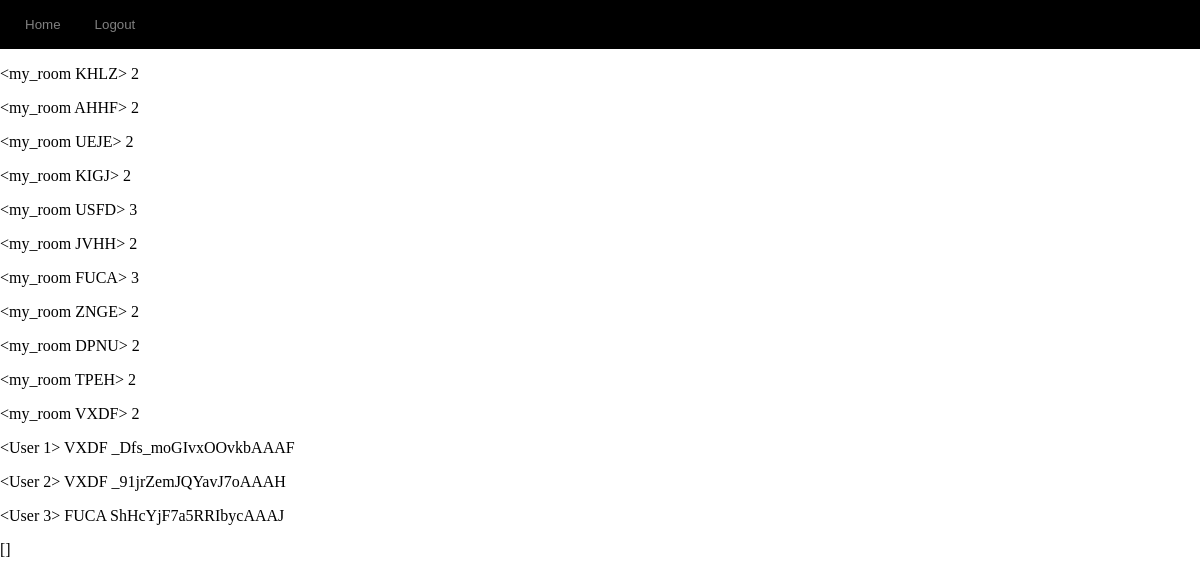
Screenshot of /db (signed in) with the database file from the repository.
### website/models.py (models this page shows, shortened)
class my_room(db.Model):
  id = db.Column(db.String(4), primary_key = True)
  number_of_members = db.Column(db.Integer)
  bank = db.Column(db.Integer)
  members = db.relationship('User')
  messages = db.relationship('Message')

class User(db.Model, UserMixin):
  id = db.Column(db.Integer, primary_key = True)
  email = db.Column(db.String(50), unique = True)
  password = db.Column(db.String(50))
  first_name = db.Column(db.String(30), unique = True)
  current_sid = db.Column(db.String(20), default = None)
  game = db.Column(db.Integer, db.ForeignKey('game.id'))
  room = db.Column(db.String(4), db.ForeignKey('my_room.id'))

### website/views.py (the view)
@views.route('/db')
@login_required
def check_db():
  room_entries = my_room.query.all()
  user_entries = User.query.all()
  empty_room_entries = my_room.query.filter(my_room.number_of_members <= 1).all()
  return render_template('db.html', empty_rooms = empty_room_entries, rooms = room_entries, users = user_entries, user = current_user)

### website/__init__.py (called while the page is built)
def create_app():
  app = Flask(__name__)
  app.config['SECRET_KEY'] = 'iabtvcaaabucbau'
  app.config['SQLALCHEMY_DATABASE_URI'] = f'sqlite:///{DB_NAME}'
  db.init_app(app)
  from .views import views
  from .auth import auth
  from .models import User, my_room
  from .sockets import socketio
  socketio.init_app(app)
  app.register_blueprint(views, url_prefix='/')
  app.register_blueprint(auth, url_prefix='/')
  app.app_context().push()
  db.create_all()
  login_manager = LoginManager()
  login_manager.login_view = 'auth.login'
  login_manager.init_app(app)
  @login_manager.user_loader
  def load_user(id):
    return User.query.get(int(id))
  return app, db, socketio

### website/templates/db.html
{% extends 'base.html' %}
{% block content %}
{% for i in rooms %}
<p>{{i}} {{i.number_of_members}}</p>
{% endfor %}
{% for j in users %}
<p>{{j}} {{j.room}} {{j.current_sid}}</p>
{% endfor %}
<p>{{empty_rooms}}</p>
{% endblock %}

### website/templates/base.html (shortened to what this page needs)
<!DOCTYPE html>
<html>
  <head>
    <link rel="stylesheet" href="{{url_for('static', filename='css/style.css')}}">
  </head>
  <body>
    <nav>
      {% if user.is_authenticated %}
      {% block onclick %}
      <a href="/{{user.first_name}}/home">
        <button class="nav_button">
         Home
        </button></a>
        <a href="/logout">
          <button class="nav_button">
           Logout
          </button></a>
      {% endblock %}
        {% endif %}
    </nav>
    {% block content %}
    {% endblock %}
  </body>
</html>

### website/static/css/style.css (style rules this page uses)
body { margin: 0; }
nav { background-color: black; margin: 0; padding: 10px; }
.nav_button { background-color: black; color: grey; border: none; cursor: pointer; padding: 7px 15px; transition: color 0.1s; }

### rows the page displays
my_room: i "<my_room KHLZ>", number_of_members "2"
my_room: i "<my_room AHHF>", number_of_members "2"
my_room: i "<my_room UEJE>", number_of_members "2"
my_room: i "<my_room KIGJ>", number_of_members "2"
my_room: i "<my_room USFD>", number_of_members "3"
my_room: i "<my_room JVHH>", number_of_members "2"
my_room: i "<my_room FUCA>", number_of_members "3"
my_room: i "<my_room ZNGE>", number_of_members "2"
my_room: i "<my_room DPNU>", number_of_members "2"
my_room: i "<my_room TPEH>", number_of_members "2"
my_room: i "<my_room VXDF>", number_of_members "2"
User: j "<User 1>", room "VXDF", current_sid "_Dfs_moGIvxOOvkbAAAF"
User: j "<User 2>", room "VXDF", current_sid "_91jrZemJQYavJ7oAAAH"
User: j "<User 3>", room "FUCA", current_sid "ShHcYjF7a5RRIbycAAAJ"

### other values shown
{{ empty_rooms }} "[]"
